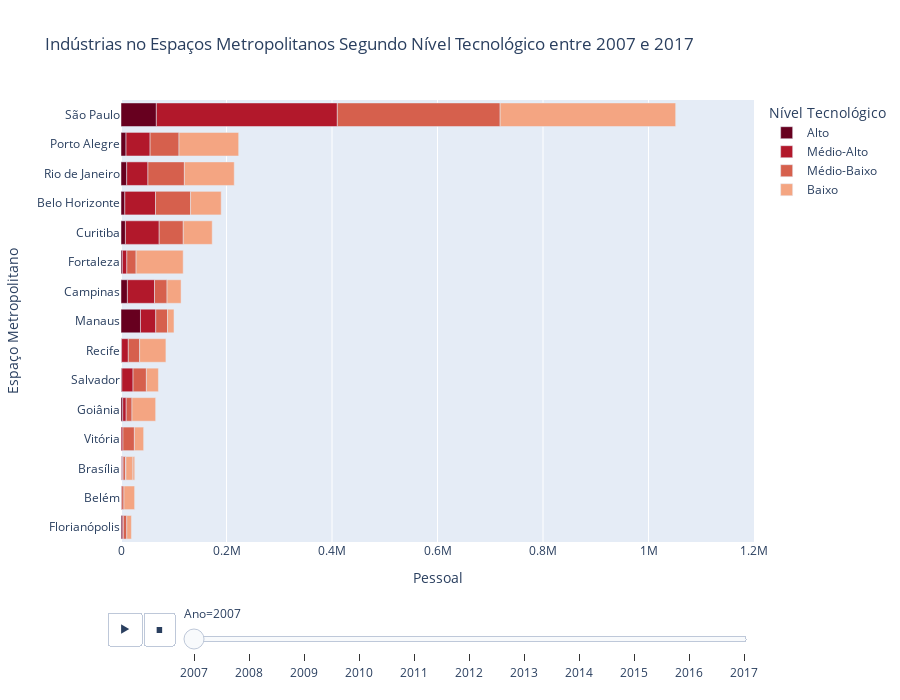

The code cell stored with this chart in its notebook:
### Markdown cell above
## Evolution of Industries Technological Level from 2007 to 2017

### Code cell
fig = ind.ind_tech_level_evolution_dynamic(
    list_years=list(range(2007,2018))
    , list_ufs=['AM', 'BA', 'CE', 'DF', 'ES', 'GO', 'MG','PA','PE','PR','RJ','RS','SC', 'SP']
    , list_tec_level=None
    , range_x=1_200_000
    , relative=False
)
fig
#static version
#fig = ind.ind_level_comparison_plot(year=2017, ufs=['AM', 'BA', 'CE', 'DF', 'ES', 'GO','MG','PA','PE','PR','RJ','RS','SC','SP'])

### Figure 1 — Plotly figure (JSON) as saved in the notebook; plotly's stock layout.template omitted (floating-point values rounded to 4 significant figures)
{"data": [{"alignmentgroup": "True", "hovertemplate": "Nível Tecnológico=Alto<br>Ano=2007<br>Pessoal=%{x}<br>Espaço Metropolitano=%{y}<extra></extra>", "legendgroup": "Alto", "marker": {"color": "rgb(103,0,31)"}, "name": "Alto", "offsetgroup": "Alto", "orientation": "h", "showlegend": true, "textposition": "auto", "type": "bar", "x": [36928, 1578, 2536, 1018, 239, 10, 3277, 7278, 147, 1109, 8404, 10833, 9559, 2213, 12150, 67009], "xaxis": "x", "y": ["Manaus", "Salvador", "Fortaleza", "Brasília", "Vitória", "Brasília", "Goiânia", "Belo Horizonte", "Belém", "Recife", "Curitiba", "Rio de Janeiro", "Porto Alegre", "Florianópolis", "Campinas", "São Paulo"], "yaxis": "y"}, {"alignmentgroup": "True", "hovertemplate": "Nível Tecnológico=Médio-Alto<br>Ano=2007<br>Pessoal=%{x}<br>Espaço Metropolitano=%{y}<extra></extra>", "legendgroup": "Médio-Alto", "marker": {"color": "rgb(178,24,43)"}, "name": "Médio-Alto", "offsetgroup": "Médio-Alto", "orientation": "h", "showlegend": true, "textposition": "auto", "type": "bar", "x": [28953, 21282, 8537, 1604, 3436, 1339, 6572, 58136, 1327, 12729, 63993, 40236, 45603, 2235, 51371, 343099], "xaxis": "x", "y": ["Manaus", "Salvador", "Fortaleza", "Brasília", "Vitória", "Brasília", "Goiânia", "Belo Horizonte", "Belém", "Recife", "Curitiba", "Rio de Janeiro", "Porto Alegre", "Florianópolis", "Campinas", "São Paulo"], "yaxis": "y"}, {"alignmentgroup": "True", "hovertemplate": "Nível Tecnológico=Médio-Baixo<br>Ano=2007<br>Pessoal=%{x}<br>Espaço Metropolitano=%{y}<extra></extra>", "legendgroup": "Médio-Baixo", "marker": {"color": "rgb(214,96,77)"}, "name": "Médio-Baixo", "offsetgroup": "Médio-Baixo", "orientation": "h", "showlegend": true, "textposition": "auto", "type": "bar", "x": [22321, 25266, 17535, 4449, 21710, 905, 10975, 66479, 4146, 21493, 45647, 69089, 54781, 6504, 23780, 308656], "xaxis": "x", "y": ["Manaus", "Salvador", "Fortaleza", "Brasília", "Vitória", "Brasília", "Goiânia", "Belo Horizonte", "Belém", "Recife", "Curitiba", "Rio de Janeiro", "Porto Alegre", "Florianópolis", "Campinas", "São Paulo"], "yaxis": "y"}, {"alignmentgroup": "True", "hovertemplate": "Nível Tecnológico=Baixo<br>Ano=2007<br>Pessoal=%{x}<br>Espaço Metropolitano=%{y}<extra></extra>", "legendgroup": "Baixo", "marker": {"color": "rgb(244,165,130)"}, "name": "Baixo", "offsetgroup": "Baixo", "orientation": "h", "showlegend": true, "textposition": "auto", "type": "bar", "x": [12227, 22821, 89261, 13364, 17521, 3348, 44858, 58058, 20201, 49818, 54896, 94510, 113131, 8801, 26598, 332736], "xaxis": "x", "y": ["Manaus", "Salvador", "Fortaleza", "Brasília", "Vitória", "Brasília", "Goiânia", "Belo Horizonte", "Belém", "Recife", "Curitiba", "Rio de Janeiro", "Porto Alegre", "Florianópolis", "Campinas", "São Paulo"], "yaxis": "y"}], "layout": {"barmode": "relative", "height": 700, "legend": {"title": {"text": "Nível Tecnológico"}, "tracegroupgap": 0}, "sliders": [{"active": 0, "currentvalue": {"prefix": "Ano="}, "len": 0.9, "pad": {"b": 10, "t": 60}, "steps": [{"args": [["2007"], {"frame": {"duration": 0, "redraw": true}, "fromcurrent": true, "mode": "immediate", "transition": {"duration": 0, "easing": "linear"}}], "label": "2007", "method": "animate"}, {"args": [["2008"], {"frame": {"duration": 0, "redraw": true}, "fromcurrent": true, "mode": "immediate", "transition": {"duration": 0, "easing": "linear"}}], "label": "2008", "method": "animate"}, {"args": [["2009"], {"frame": {"duration": 0, "redraw": true}, "fromcurrent": true, "mode": "immediate", "transition": {"duration": 0, "easing": "linear"}}], "label": "2009", "method": "animate"}, {"args": [["2010"], {"frame": {"duration": 0, "redraw": true}, "fromcurrent": true, "mode": "immediate", "transition": {"duration": 0, "easing": "linear"}}], "label": "2010", "method": "animate"}, {"args": [["2011"], {"frame": {"duration": 0, "redraw": true}, "fromcurrent": true, "mode": "immediate", "transition": {"duration": 0, "easing": "linear"}}], "label": "2011", "method": "animate"}, {"args": [["2012"], {"frame": {"duration": 0, "redraw": true}, "fromcurrent": true, "mode": "immediate", "transition": {"duration": 0, "easing": "linear"}}], "label": "2012", "method": "animate"}, {"args": [["2013"], {"frame": {"duration": 0, "redraw": true}, "fromcurrent": true, "mode": "immediate", "transition": {"duration": 0, "easing": "linear"}}], "label": "2013", "method": "animate"}, {"args": [["2014"], {"frame": {"duration": 0, "redraw": true}, "fromcurrent": true, "mode": "immediate", "transition": {"duration": 0, "easing": "linear"}}], "label": "2014", "method": "animate"}, {"args": [["2015"], {"frame": {"duration": 0, "redraw": true}, "fromcurrent": true, "mode": "immediate", "transition": {"duration": 0, "easing": "linear"}}], "label": "2015", "method": "animate"}, {"args": [["2016"], {"frame": {"duration": 0, "redraw": true}, "fromcurrent": true, "mode": "immediate", "transition": {"duration": 0, "easing": "linear"}}], "label": "2016", "method": "animate"}, {"args": [["2017"], {"frame": {"duration": 0, "redraw": true}, "fromcurrent": true, "mode": "immediate", "transition": {"duration": 0, "easing": "linear"}}], "label": "2017", "method": "animate"}], "x": 0.1, "xanchor": "left", "y": 0, "yanchor": "top"}], "title": {"text": "Indústrias no Espaços Metropolitanos Segundo Nível Tecnológico entre 2007 e 2017"}, "updatemenus": [{"buttons": [{"args": [null, {"frame": {"duration": 2000, "redraw": true}, "fromcurrent": true, "mode": "immediate", "transition": {"duration": 500, "easing": "linear"}}], "label": "&#9654;", "method": "animate"}, {"args": [[null], {"frame": {"duration": 0, "redraw": true}, "fromcurrent": true, "mode": "immediate", "transition": {"duration": 0, "easing": "linear"}}], "label": "&#9724;", "method": "animate"}], "direction": "left", "pad": {"r": 10, "t": 70}, "showactive": false, "type": "buttons", "x": 0.1, "xanchor": "right", "y": 0, "yanchor": "top"}], "xaxis": {"anchor": "y", "domain": [0, 1], "range": [0, 1200000], "title": {"text": "Pessoal"}}, "yaxis": {"anchor": "x", "categoryarray": ["Total", "Fortaleza", "Belém", "Goiânia", "Brasília", "Recife", "Porto Alegre", "Florianópolis", "Rio de Janeiro", "Vitória", "Salvador", "São Paulo", "Belo Horizonte", "Curitiba", "Campinas", "Manaus"], "categoryorder": "total ascending", "domain": [0, 1], "title": {"text": "Espaço Metropolitano"}}}}
